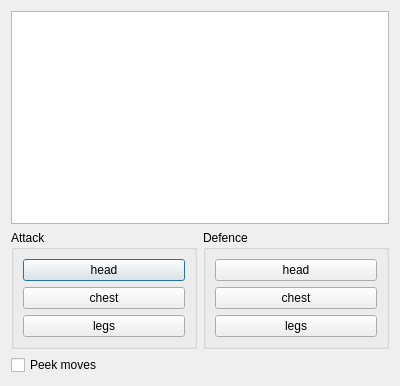
<?xml version="1.0" encoding="UTF-8"?>
<ui version="4.0">
 <class>GameDialog</class>
 <widget class="QDialog" name="GameDialog">
  <property name="geometry">
   <rect>
    <x>0</x>
    <y>0</y>
    <width>400</width>
    <height>386</height>
   </rect>
  </property>
  <property name="windowTitle">
   <string>Game With Computer</string>
  </property>
  <layout class="QVBoxLayout" name="verticalLayout_3">
   <item>
    <widget class="QTextEdit" name="outputTextEdit"/>
   </item>
   <item>
    <layout class="QHBoxLayout" name="horizontalLayout">
     <item>
      <widget class="QGroupBox" name="attackGroupBox">
       <property name="title">
        <string>Attack</string>
       </property>
       <layout class="QVBoxLayout" name="verticalLayout_2">
        <item>
         <widget class="QPushButton" name="attackHeadPushButton">
          <property name="text">
           <string comment="attack">head</string>
          </property>
         </widget>
        </item>
        <item>
         <widget class="QPushButton" name="attackChestPushButton">
          <property name="text">
           <string comment="attack">chest</string>
          </property>
         </widget>
        </item>
        <item>
         <widget class="QPushButton" name="attackLegsPushButton">
          <property name="text">
           <string comment="attack">legs</string>
          </property>
         </widget>
        </item>
       </layout>
      </widget>
     </item>
     <item>
      <widget class="QGroupBox" name="groupBox_2">
       <property name="title">
        <string>Defence</string>
       </property>
       <layout class="QVBoxLayout" name="verticalLayout">
        <item>
         <widget class="QPushButton" name="defenceHeadPushButton">
          <property name="text">
           <string comment="defence">head</string>
          </property>
         </widget>
        </item>
        <item>
         <widget class="QPushButton" name="defenceChestPushButton">
          <property name="text">
           <string comment="defence">chest</string>
          </property>
         </widget>
        </item>
        <item>
         <widget class="QPushButton" name="defenceLegsPushButton">
          <property name="text">
           <string comment="defence">legs</string>
          </property>
         </widget>
        </item>
       </layout>
      </widget>
     </item>
    </layout>
   </item>
   <item>
    <widget class="QCheckBox" name="peekMovesCheckBox">
     <property name="text">
      <string>Peek moves</string>
     </property>
    </widget>
   </item>
  </layout>
 </widget>
 <resources/>
 <connections/>
</ui>
